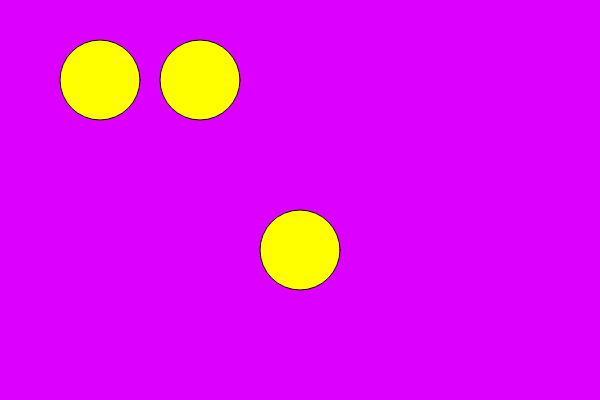
Frame 1 (no input)
Frame 60 (no input): identical to frame 1, image omitted
Frame 120 (the mouse pressed at the canvas centre since frame 60): identical to frame 1, image omitted

The p5.js sketch that drew this single still picture (run headless with seeded random() and noise() and a simulated clock; from frame 60 on, the mouse is pressed at the canvas centre):

// p5.js sketch
// ── sketch.js
function setup() {
    createCanvas(600, 400); //tells computor the size of canvas is only called once, does not need to change so can go in setup 
}

function draw() {
    background (220, 0, 500);
    fill (255, 255, 0);
    ellipse (100, 80, 80);
    ellipse (200, 80, 80);
    ellipse (300, 250, 80);
}
// ── check-exercise1-1.html
<!DOCTYPE html>
<html lang="en">
  <head>
    <meta charset="utf-8" />
    <meta name="viewport" content="width=device-width, initial-scale=1.0">

    <title>PDM1 - Check Week 1 Practical 1 - Exercise 1.1</title>

    <link href="https://cdn.jsdelivr.net/npm/bootstrap@5.3.1/dist/css/bootstrap.min.css" rel="stylesheet" integrity="sha384-4bw+/aepP/YC94hEpVNVgiZdgIC5+VKNBQNGCHeKRQN+PtmoHDEXuppvnDJzQIu9" crossorigin="anonymous">
    <link rel="stylesheet" type="text/css" href="../lib/main-styles.css">
    <script src="https://cdn.jsdelivr.net/npm/bootstrap@5.3.1/dist/js/bootstrap.bundle.min.js" integrity="sha384-HwwvtgBNo3bZJJLYd8oVXjrBZt8cqVSpeBNS5n7C8IVInixGAoxmnlMuBnhbgrkm" crossorigin="anonymous"></script>
    <script src="../lib/p5.js"></script>
  </head>

  <body>
    <h1>Check My Work: Exercise 1.1</h1>
    <p><em>Note: The automated tests freeze the sketch and ignore mouse and keyboard interaction. If your sketch looks weird, that's expected!</em></p>
    <div class="guidance">
        <h2>Test results</h2>
        <div id="results">
            <p>Waiting for p5js...</p>
            <div class="fade-in">
                <p>Been waiting a while? The tests won't run until sketch.js contains 
                    the minimum code for a basic sketch. Your code should look something 
                    like this:
                </p>
                <pre>
function setup() {
    createCanvas(100, 100);
}

function draw() {

}
                </pre>
            </div>
        </div>
    </div>
    <script src="assets/exercise1-1-tests.js" type="module"></script>
  </body>
</html>

// ── exercise1-1.html
<!DOCTYPE html>
<html lang="en">
  <head>
    <meta charset="utf-8" />
    <meta name="viewport" content="width=device-width, initial-scale=1.0">

    <title>PDM1 - Week 1 Practical 1 - Exercise 1.1</title>

    <link href="https://cdn.jsdelivr.net/npm/bootstrap@5.3.1/dist/css/bootstrap.min.css" rel="stylesheet" integrity="sha384-4bw+/aepP/YC94hEpVNVgiZdgIC5+VKNBQNGCHeKRQN+PtmoHDEXuppvnDJzQIu9" crossorigin="anonymous">
    <link rel="stylesheet" type="text/css" href="../lib/main-styles.css">
    <script src="https://cdn.jsdelivr.net/npm/bootstrap@5.3.1/dist/js/bootstrap.bundle.min.js" integrity="sha384-HwwvtgBNo3bZJJLYd8oVXjrBZt8cqVSpeBNS5n7C8IVInixGAoxmnlMuBnhbgrkm" crossorigin="anonymous"></script>
    <script src="../lib/p5.js"></script>
  </head>

  <body>
    <h1>Exercise 1.1</h1>
    <p>Your sketch:</p>
    <div class="guidance">
        <h2>Instructions</h2>
        <div>
            <p>A great way to get comfortable coding is to tinker with some existing code to learn what it does.</p>
            <p>You'll create this image:</p>
            <img src="./assets/exercise1-1.png" alt="Expected output for exercise 1.1" width="500" height="300">
            <br>
            <p>You're not expected to write code from scratch yet (we haven't told you how!). We have prepared some code for you to tinker with:</p>
            <ul>
                <li>Go to the example code repo in your browser (you should know 
                how to find that from the earlier exercise)</li>
                <li>Go into the Lectures folder, then W1L1, then starterCode.</li>
                <li>Open the file called sketch.js and copy all of the code in there.</li>
                <li>Paste the code into the sketch.js file in this exercise folder.</li>
            </ul>
            <p>You'll notice that the code doesn't create the image above. There's only one circle.</p>
            <p>Find the line of code that creates the circle. It looks like this: <code>circle(250, 150, 100);</code></p>
            <p>Copy  the <em>entire</em> line of code (including the semicolon) and paste it onto the line below. Now there are two circles, but you'll only see one because they are on top of each other.</p>
            <p>Each line of code that draws a circle has three numbers. The first two numbers set the circle's position and the last number sets its size. Choose one of the circles and change its first number to 150. You should see two circles right next to each other.</p>
            <p>Make another circle as you did before: copy and paste one of the existing circles. Set its first number to 350 and its second number to 200.</p>
            <p>Now you should see three circles in the same positions as the expected image above. Run the <a href="./check-exercise1-1.html" target="_blank">check-exercise1-1.html</a> file to check your work. You should see that all 
            tests have passed. If not, compare your code to the code in the hint below or ask for help.</p>
            <h3>Tinker!</h3>
            <p>Now try changing the numbers to create different arrangements of circles. Below are some things to try. Feel free to try other things. The goal is not to get the right answers but to 
                develop a sense of what the code does and how to change it. You can always reset your code by copying the original code from the starterCode folder or the hint.</p>
            <ul>
                <li>Change the third number of at least one of the circles.</li>
                <li>Try arranging the circles in a diagonal line.</li>
                <li>Put one of the circles in the top left corner.</li>
                <li>What happens if you use a negative number for any of the values?</li>
                <li>Replace one of the instances of the word "circle" with "square".</li>
            </ul>
            <p>Tinkering will cause the automated tests to fail. That's fine!</p>
        </div>
        <div>
            <button class="btn btn-primary hint" type="button" data-bs-toggle="collapse" data-bs-target="#hint" aria-expanded="false" aria-controls="hint">
                Hint
            </button>
            <div class="collapse" id="hint">
                <div class="card card-body">
                    <p>You only need to edit sketch.js.</p>
                    <p>We won't normally give you the answer during practical, but as it's your first exercise, here's the completed code to create the expected image.
                    </p>
                    <pre>
function setup() {
    createCanvas(500, 300);
}

function draw() {
    circle(250, 150, 100);
    circle(150, 150, 100);
    circle(350, 200, 100);
}
                    </pre>
                </div>
            </div>
        </div>
    </div>
    <script src="sketch.js"></script>
  </body>
</html>
